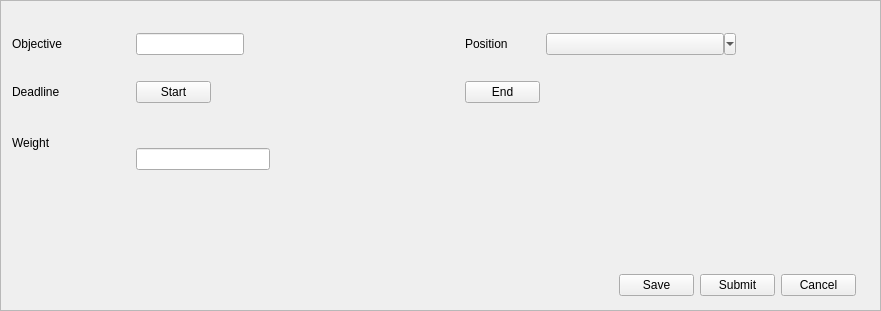
         <widget class="QFrame" name="objectivesFrame">
          <property name="sizePolicy">
           <sizepolicy hsizetype="Expanding" vsizetype="Expanding">
            <horstretch>0</horstretch>
            <verstretch>0</verstretch>
           </sizepolicy>
          </property>
          <property name="minimumSize">
           <size>
            <width>800</width>
            <height>311</height>
           </size>
          </property>
          <property name="frameShape">
           <enum>QFrame::StyledPanel</enum>
          </property>
          <property name="frameShadow">
           <enum>QFrame::Raised</enum>
          </property>
          <layout class="QGridLayout" name="gridLayout_23">
           <item row="3" column="2">
            <widget class="QPushButton" name="objectivesStartButton">
             <property name="maximumSize">
              <size>
               <width>75</width>
               <height>16777215</height>
              </size>
             </property>
             <property name="text">
              <string>Start</string>
             </property>
            </widget>
           </item>
           <item row="1" column="7" colspan="6">
            <widget class="QToolButton" name="objectivesPositionMenu">
             <property name="minimumSize">
              <size>
               <width>190</width>
               <height>20</height>
              </size>
             </property>
             <property name="maximumSize">
              <size>
               <width>16777215</width>
               <height>23</height>
              </size>
             </property>
             <property name="text">
              <string/>
             </property>
             <property name="popupMode">
              <enum>QToolButton::MenuButtonPopup</enum>
             </property>
             <property name="toolButtonStyle">
              <enum>Qt::ToolButtonTextOnly</enum>
             </property>
            </widget>
           </item>
           <item row="9" column="12">
            <widget class="QPushButton" name="objectivesCancelButton">
             <property name="sizePolicy">
              <sizepolicy hsizetype="Fixed" vsizetype="Fixed">
               <horstretch>0</horstretch>
               <verstretch>0</verstretch>
              </sizepolicy>
             </property>
             <property name="minimumSize">
              <size>
               <width>75</width>
               <height>0</height>
              </size>
             </property>
             <property name="maximumSize">
              <size>
               <width>75</width>
               <height>16777215</height>
              </size>
             </property>
             <property name="text">
              <string>Cancel</string>
             </property>
            </widget>
           </item>
           <item row="0" column="2">
            <spacer name="verticalSpacer_22">
             <property name="orientation">
              <enum>Qt::Vertical</enum>
             </property>
             <property name="sizeHint" stdset="0">
              <size>
               <width>20</width>
               <height>13</height>
              </size>
             </property>
            </spacer>
           </item>
           <item row="0" column="11">
            <spacer name="verticalSpacer_23">
             <property name="orientation">
              <enum>Qt::Vertical</enum>
             </property>
             <property name="sizeHint" stdset="0">
              <size>
               <width>20</width>
               <height>13</height>
              </size>
             </property>
            </spacer>
           </item>
           <item row="1" column="4">
            <spacer name="horizontalSpacer_41">
             <property name="orientation">
              <enum>Qt::Horizontal</enum>
             </property>
             <property name="sizeHint" stdset="0">
              <size>
               <width>183</width>
               <height>20</height>
              </size>
             </property>
            </spacer>
           </item>
           <item row="5" column="2" rowspan="3" colspan="2">
            <widget class="QLineEdit" name="objectivesWeightEdit"/>
           </item>
           <item row="6" column="0">
            <spacer name="horizontalSpacer_47">
             <property name="orientation">
              <enum>Qt::Horizontal</enum>
             </property>
             <property name="sizeHint" stdset="0">
              <size>
               <width>13</width>
               <height>20</height>
              </size>
             </property>
            </spacer>
           </item>
           <item row="3" column="3" colspan="2">
            <spacer name="horizontalSpacer_45">
             <property name="orientation">
              <enum>Qt::Horizontal</enum>
             </property>
             <property name="sizeHint" stdset="0">
              <size>
               <width>40</width>
               <height>20</height>
              </size>
             </property>
            </spacer>
           </item>
           <item row="3" column="0">
            <widget class="QLabel" name="objectivesDeadlineLabel">
             <property name="text">
              <string>Deadline</string>
             </property>
            </widget>
           </item>
           <item row="3" column="1">
            <spacer name="horizontalSpacer_44">
             <property name="orientation">
              <enum>Qt::Horizontal</enum>
             </property>
             <property name="sizeHint" stdset="0">
              <size>
               <width>55</width>
               <height>20</height>
              </size>
             </property>
            </spacer>
           </item>
           <item row="2" column="7">
            <spacer name="horizontalSpacer_42">
             <property name="orientation">
              <enum>Qt::Horizontal</enum>
             </property>
             <property name="sizeHint" stdset="0">
              <size>
               <width>47</width>
               <height>20</height>
              </size>
             </property>
            </spacer>
           </item>
           <item row="2" column="1">
            <spacer name="horizontalSpacer_40">
             <property name="orientation">
              <enum>Qt::Horizontal</enum>
             </property>
             <property name="sizeHint" stdset="0">
              <size>
               <width>30</width>
               <height>20</height>
              </size>
             </property>
            </spacer>
           </item>
           <item row="1" column="5" colspan="2">
            <widget class="QLabel" name="objectivesPositionLabel">
             <property name="text">
              <string>Position</string>
             </property>
            </widget>
           </item>
           <item row="8" column="3">
            <spacer name="verticalSpacer_28">
             <property name="orientation">
              <enum>Qt::Vertical</enum>
             </property>
             <property name="sizeHint" stdset="0">
              <size>
               <width>20</width>
               <height>78</height>
              </size>
             </property>
            </spacer>
           </item>
           <item row="9" column="13">
            <spacer name="horizontalSpacer_49">
             <property name="orientation">
              <enum>Qt::Horizontal</enum>
             </property>
             <property name="sizeHint" stdset="0">
              <size>
               <width>13</width>
               <height>20</height>
              </size>
             </property>
            </spacer>
           </item>
           <item row="5" column="0">
            <widget class="QLabel" name="objectivesWeightLabel">
             <property name="text">
              <string>Weight</string>
             </property>
            </widget>
           </item>
           <item row="9" column="10" colspan="2">
            <widget class="QPushButton" name="objectivesSubmitButton">
             <property name="sizePolicy">
              <sizepolicy hsizetype="Fixed" vsizetype="Fixed">
               <horstretch>0</horstretch>
               <verstretch>0</verstretch>
              </sizepolicy>
             </property>
             <property name="minimumSize">
              <size>
               <width>75</width>
               <height>0</height>
              </size>
             </property>
             <property name="maximumSize">
              <size>
               <width>75</width>
               <height>16777215</height>
              </size>
             </property>
             <property name="text">
              <string>Submit</string>
             </property>
            </widget>
           </item>
           <item row="1" column="0">
            <widget class="QLabel" name="objectivesObjectiveButton">
             <property name="text">
              <string>Objective</string>
             </property>
            </widget>
           </item>
           <item row="3" column="8" colspan="3">
            <spacer name="horizontalSpacer_46">
             <property name="orientation">
              <enum>Qt::Horizontal</enum>
             </property>
             <property name="sizeHint" stdset="0">
              <size>
               <width>136</width>
               <height>20</height>
              </size>
             </property>
            </spacer>
           </item>
           <item row="4" column="11" rowspan="5">
            <spacer name="verticalSpacer_27">
             <property name="orientation">
              <enum>Qt::Vertical</enum>
             </property>
             <property name="sizeHint" stdset="0">
              <size>
               <width>20</width>
               <height>138</height>
              </size>
             </property>
            </spacer>
           </item>
           <item row="6" column="1">
            <spacer name="horizontalSpacer_48">
             <property name="orientation">
              <enum>Qt::Horizontal</enum>
             </property>
             <property name="sizeHint" stdset="0">
              <size>
               <width>55</width>
               <height>20</height>
              </size>
             </property>
            </spacer>
           </item>
           <item row="1" column="2">
            <widget class="QLineEdit" name="objectivesObjectiveEdit"/>
           </item>
           <item row="3" column="5" colspan="2">
            <widget class="QPushButton" name="objectivesEndButton">
             <property name="maximumSize">
              <size>
               <width>75</width>
               <height>16777215</height>
              </size>
             </property>
             <property name="text">
              <string>End</string>
             </property>
            </widget>
           </item>
           <item row="4" column="3">
            <spacer name="verticalSpacer_26">
             <property name="orientation">
              <enum>Qt::Vertical</enum>
             </property>
             <property name="sizeHint" stdset="0">
              <size>
               <width>20</width>
               <height>21</height>
              </size>
             </property>
            </spacer>
           </item>
           <item row="9" column="9">
            <widget class="QPushButton" name="objectivesSaveButton">
             <property name="sizePolicy">
              <sizepolicy hsizetype="Fixed" vsizetype="Fixed">
               <horstretch>0</horstretch>
               <verstretch>0</verstretch>
              </sizepolicy>
             </property>
             <property name="minimumSize">
              <size>
               <width>75</width>
               <height>0</height>
              </size>
             </property>
             <property name="maximumSize">
              <size>
               <width>75</width>
               <height>16777215</height>
              </size>
             </property>
             <property name="text">
              <string>Save</string>
             </property>
            </widget>
           </item>
           <item row="9" column="0" colspan="7">
            <spacer name="horizontalSpacer_50">
             <property name="orientation">
              <enum>Qt::Horizontal</enum>
             </property>
             <property name="sizeHint" stdset="0">
              <size>
               <width>528</width>
               <height>27</height>
              </size>
             </property>
            </spacer>
           </item>
          </layout>
         </widget>
